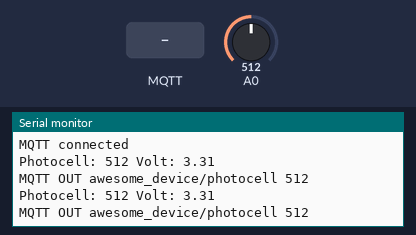
A program run on a simulated Arduino Uno, built with avr-gcc and run on an emulated ATmega328P. Parts: the last lines printed to the serial monitor. The test bench sets the inputs (shaded band); at power-on: A0 = 512. No MQTT or app messages arrive unless stated.

Above: at 2.7 s.
2.8 s: MQTT message "1" arrives on the first subscribed topic
At 3.4 s:
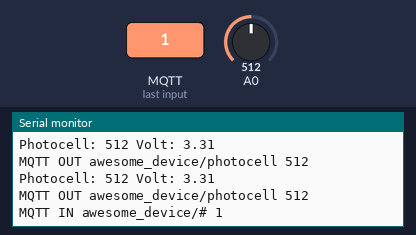
4.3 s: MQTT message "on" arrives on the first subscribed topic
At 4.5 s:
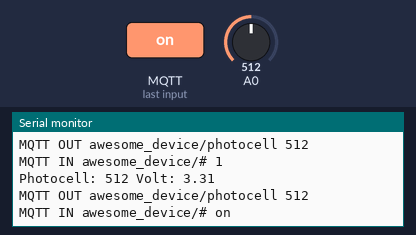
5.8 s: MQTT message "off" arrives on the first subscribed topic
At 6.5 s:
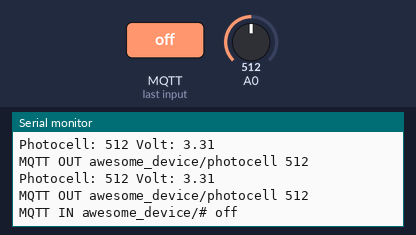
7.3 s: A0 set to 716
At 8.4 s:
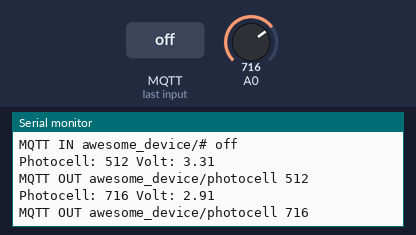
8.8 s: A0 set to 900
At 10.4 s:
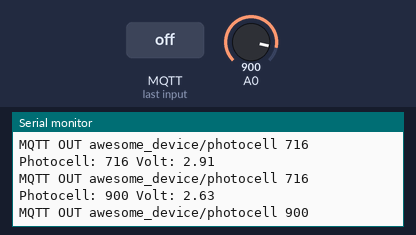
Timing chart, 0 to 11.3 s (numbered marks = the images above; inputs shaded):
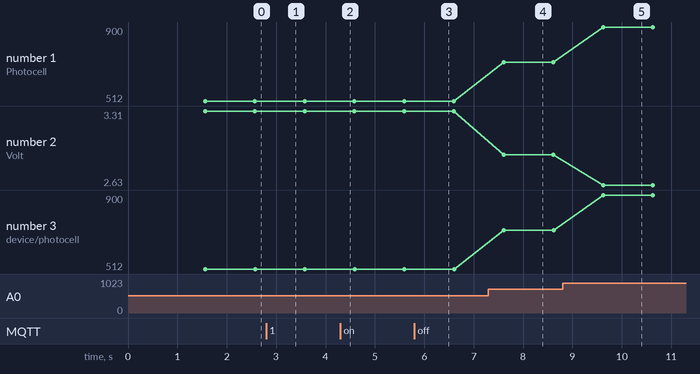

Measured:
- after the input at 2.8 s, the serial monitor: prints a new line at once (image 1)
- after the input at 4.3 s, the serial monitor: prints a new line at once (image 2)
- after the input at 5.8 s, the serial monitor: prints a new line at once (image 3)
- after the input at 7.3 s, the serial monitor: prints a new line after 0.31 s (image 4)
- after the input at 8.8 s, the serial monitor: prints a new line after 0.82 s (image 5)
- plotted number 1: 512 → 716 after the input at 7.3 s, 716 → 900 after the input at 8.8 s
- plotted number 2: 3.31 → 2.91 after the input at 7.3 s, 2.91 → 2.63 after the input at 8.8 s
- plotted number 3: 512 → 716 after the input at 7.3 s, 716 → 900 after the input at 8.8 s

The program:

main.cpp
```cpp
#include <Arduino.h>

#include <UIPEthernet.h>  // Library for the network module.
#include <PubSubClient.h> // MQTT client library.

#include <DHT.h> // Library for accessing the DHT11.
#include <IRremote.h> // Library for reading IR signals.

#include "shared.cpp"
#include "dht.cpp"
#include "button.cpp"
#include "lamp.cpp"
#include "doorbell.cpp"
#include "irRemote.cpp"
#include "photocell.cpp"

void setup()
{
    // Shared code
    setupShared();

    // Device code
    //setupButton()
    //setupLamp();
    //setupDht();
    //setupDoorbell();
    //setupIRRemote();
    setupPhotocell();
}

void loop()
{
    uint64_t elapsedMS = loopShared();

    //loopButton();
    //loopLamp();
    //loopDht(elapsedMS);
    //loopDoorbell(elapsedMS);
    //loopIRRemote();
    loopPhotocell(elapsedMS);
}
```
